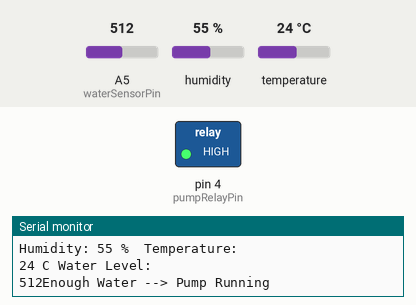
Recording of a sketch running on a simulated Arduino Uno, built with avr-gcc and run on an emulated ATmega328P. Parts: switched loads named in the sketch (green lamp = pin HIGH), the last lines printed to the serial monitor. Inputs (shaded band) come from the test bench; at power-on: A5 (waterSensorPin) = 512, humidity 55 %, temperature 24 °C.

Above: at 1.9 s.
2.0 s: A5 (waterSensorPin) set to 128
3.5 s: A5 (waterSensorPin) set to 107
At 5.6 s:
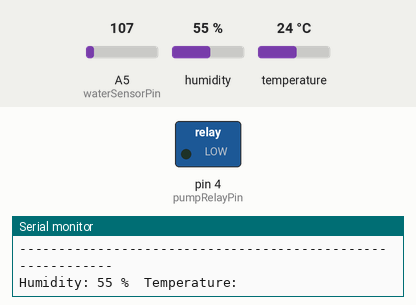
5.9 s: A5 (waterSensorPin) set to 122
At 7.3 s:
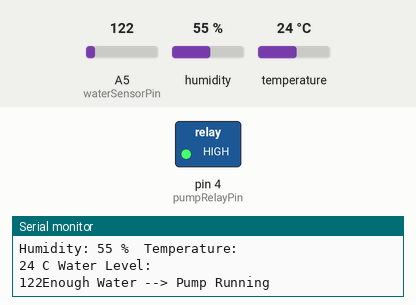
8.2 s: A5 (waterSensorPin) set to 0
At 9.8 s:
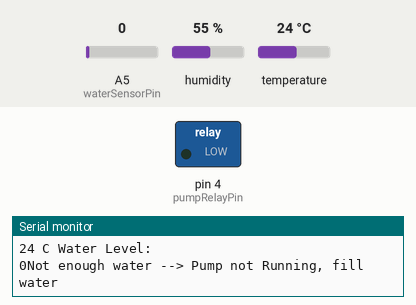
Timing chart, 0 to 11.3 s (numbered marks = the images above; inputs shaded):
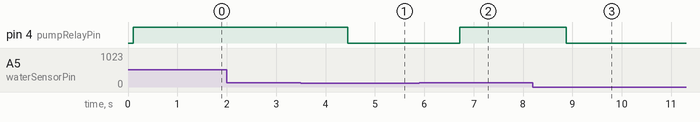

Measured:
- the behaviour switches between 120 and 119 on A5 (waterSensorPin) (found by bisection; images 0 and 1)
- after the input at 3.5 s, pin 4 (pumpRelayPin): HIGH → LOW after 0.95 s
- after the input at 5.9 s, pin 4 (pumpRelayPin): LOW → HIGH after 0.82 s
- after the input at 8.2 s, pin 4 (pumpRelayPin): HIGH → LOW after 0.68 s

The sketch:

Plant_watering.ino
```cpp
// Adafruit_DHT library is inserted
#include "DHT.h"

// Define the pin numbers
const int waterSensorPin = A5; // The digital pin where the water sensor is connected
const int pumpRelayPin = 4;   // The digital pin controlling the relay for the pump

// Here the respective input pin can be declared
#define DHTPIN 2

// The sensor is initialized
#define DHTTYPE DHT11 // DHT 11
DHT dht(DHTPIN, DHTTYPE);

int h;
int t;

void setup() {
  pinMode(waterSensorPin, INPUT);   // Set the water sensor pin as an input
  pinMode(pumpRelayPin, OUTPUT);    // Set the relay pin as an output

  // Measurement is started
  dht.begin();

  digitalWrite(pumpRelayPin, LOW);  // Ensure pump is off initially
  Serial.begin(9600);
}

void loop() {

   // Humidity is measured
  h = dht.readHumidity();
  // temperature is measured
  t = dht.readTemperature();

  // Checking if the measurements have passed without errors
  // if an error is detected, a error message is displayed here
  if (isnan(h) || isnan(t)) {
    Serial.println("Error reading the sensor");
    return;
  }

  // Read the water level
  int waterLevel = analogRead(waterSensorPin);


  // Output to serial console
  Serial.println("-----------------------------------------------------------");
  Serial.print("Humidity: ");
  Serial.print(h);
  Serial.print(" %\t");
  Serial.println("Temperature: ");
  Serial.print(t);
  Serial.print(" C ");
  Serial.println("Water Level: ");
  Serial.print(waterLevel);

  //Serial.println("-----------------------------------------------------------");
  //Serial.println(" ");


  if(waterLevel >= 120){
    // Water level is sufficienct, turn on the pump
    Serial.println("Enough Water --> Pump Running");
    digitalWrite(pumpRelayPin, HIGH);
  }

  else{
    // Water level is high, turn off the pump
    digitalWrite(pumpRelayPin, LOW);
    Serial.println("Not enough water --> Pump not Running, fill water ");
  }


  delay(1000); // Delay for a bit to avoid rapid switching
}
```
